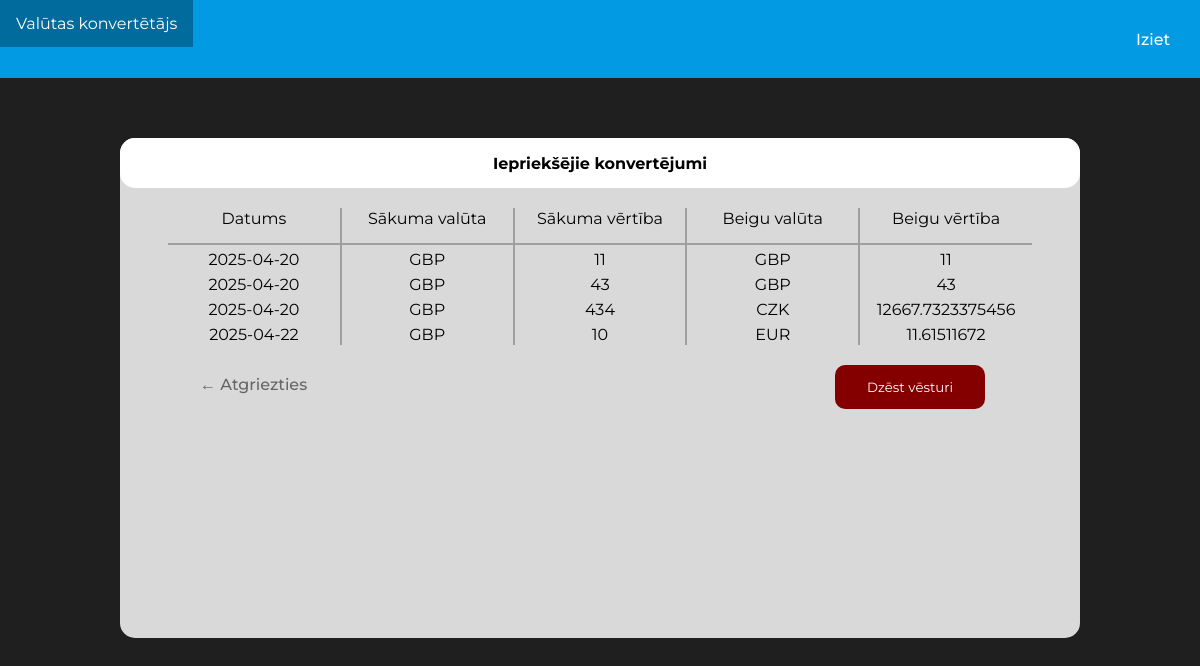
Screenshot of /history (signed in) with the database file from the repository.
### tables this page shows
CREATE TABLE "conversion_history" (
	"user_id"	INTEGER,
	"value_from"	INTEGER,
	"currency_from"	TEXT,
	"value_to"	INTEGER,
	"currency_to"	TEXT,
	"date"	TEXT,
	"time"	TEXT,
	FOREIGN KEY("user_id") REFERENCES "user"("user_id")
);

### currency_converter.py (the view)
@app.route("/history", methods = ["GET"])
@check_token
def history(current_user):
    db = utilities.Database()
    history = db.get_histrory(current_user[0])
    print(history == [])
    if history == []:
        return render_template("history.html", history = (("", "", "", "", "", "", "")))
    else: return render_template("history.html", history = history)

### currency_converter.py (called while the page is built)
def check_token(func):
    @wraps(func) # Here so check_token can be used for multiple pages
    def wrapper():
        token = request.cookies.get('jwt_token')
        if not token:
            current_user = (1, 'GUEST', '', '') # if no token found, go with guest account
        else:
            data = jwt.decode(token, SECRET_KEY, algorithms=["HS256"])
            db = utilities.Database()
            current_user = db.get_user_data_by_id(data["user_id"])
        return func(current_user)
    return wrapper

### utilities.py (called while the page is built)
    def get_user_data_by_id(self, user_id):
        self.cur.execute("""SELECT * FROM 'user' WHERE user_id=(?)""", (user_id,))
        user = self.cur.fetchone()
        print("utr")
        self.connection.close()
        return user

    def get_histrory(self, user_id):
        self.cur.execute("""SELECT * FROM 'conversion_history' WHERE user_id=(?)""", (user_id,))
        history = self.cur.fetchall()
        self.cur.close()
        return history[-11:]

### templates/history.html (shortened to what this page needs)
<!DOCTYPE html>
<html lang="en">
  <head>
    <link rel="stylesheet" type="text/css" href="{{ url_for('static', filename='style.css' ) }}">
  </head>
    <body>
        <div>
          <ul class="navbar">
            <li><a class="logout-button" href="/">Iziet</a></li>
            <li style="float:left"><a href="/">Valūtas konvertētājs</a></li>
          </ul>
        </div>
        <div class="mother-box">
            <div class="big-box">
                <div class="big-box-title-box">
                    Iepriekšējie konvertējumi
                </div>
                <div class="table-area">
                    <table class="big-box-table">
                        <tr>
                          <th class="borderized-right">Datums</th>
                          <th class="borderized-right">Sākuma valūta</th>
                          <th class="borderized-right">Sākuma vērtība</th>
                          <th class="borderized-right">Beigu valūta</th>
                          <th>Beigu vērtība</th>
                        </tr>
                        {% for row in history %}
                          <tr>
                            <td class="borderized-right">{{ row [5] }}</td>
                            <td class="borderized-right">{{ row [2] }}</td>
                            <td class="borderized-right">{{ row [1] }}</td>
                            <td class="borderized-right">{{ row [4] }}</td>
                            <td>{{ row [3] }}</td>
                          </tr>
                        {% endfor %}
                      </table>
                </div>
                <div class="delete-button">
                <form action="/api/delete_history">
                <input class="delete-history-button" type="submit" name="delete_history" value="Dzēst vēsturi"/>
                </form>
                <a class="atgriezties-poga" href="/home"> &larr; Atgriezties </a>
                </div>
            </div>
        </div>
    </body>
</html>

### static/style.css (style rules this page uses)
.navbar { list-style-type: none; margin: 0; padding: 0; overflow: hidden; width: 100%; background-color: #029AE3; transition: 0.3s; }
li { float: right; }
li a { display: block; color: white; padding: 14px 16px; text-decoration: none; transition: 0.3s; }
body { display: block; font-family: 'Montserrat', serif; margin: 0px; background-color: #1f1f1f; }
.big-box { height: 500px; width: 80%; background-color: #D9D9D9; display: block; margin: auto; border-radius: 15px; }
.big-box-title-box { display: inline-block; height: 50px; border-radius: 15px; width: 100%; background-color: #ffffff; align-content: center; text-align: center; font-weight: bold; }
.mother-box { margin-top: 60px; }
.big-box-table { text-align: center; width: 100%; }
.table-area { margin-top: 20px; margin-left: auto; margin-right: auto; width: 90%; }
th { font-weight: normal; width: 20%; padding-bottom: 15px; border-bottom: 2px solid #9F9F9F; }
td { padding-top: 5px; }
.borderized-right { border-right: 2px solid #9F9F9F; }
table { border-collapse: collapse; }
.delete-history-button { display: block; border: none; font-family: 'Montserrat', 'serif'; border-radius: 10px; color: #ffffff; background-color: rgb(132, 0, 0); padding: 14px 16px; text-decoration: none; transition: 0.3s; width: 150px; float: right; margin-right: 95px; margin-top: 20px; }
.delete-button { padding-top: auto; padding-bottom: 20px; }
.atgriezties-poga { text-decoration: none; color: #666666; font-weight: 500; padding: 30px 80px; position: absolute; }
.logout-button { display: flex; background-color:#029AE3; height: 50px; font-size: 16px; font-family: "Montserrat", serif; align-items: center; font-weight: 500; width: 48px; transition: 0.3s; }

### rows the page displays
conversion_history: date "2025-04-20", currency_from "GBP", value_from "11", currency_to "GBP", value_to "11"
conversion_history: date "2025-04-20", currency_from "GBP", value_from "43", currency_to "GBP", value_to "43"
conversion_history: date "2025-04-20", currency_from "GBP", value_from "434", currency_to "CZK", value_to "12667.7323375456"
conversion_history: date "2025-04-22", currency_from "GBP", value_from "10", currency_to "EUR", value_to "11.61511672"
